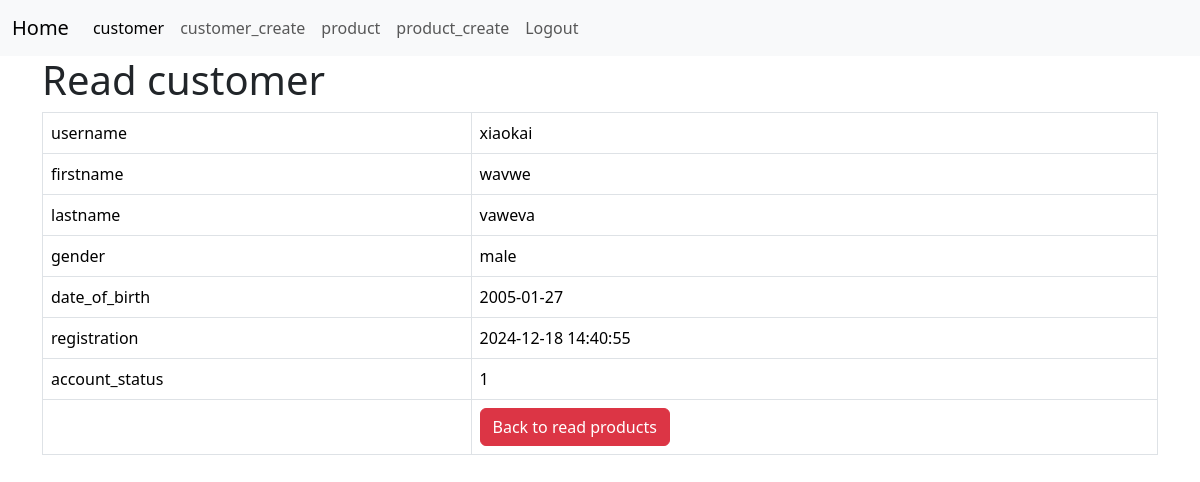
The page /customer_details.php?id=2 (signed in) on the database as committed earlier.
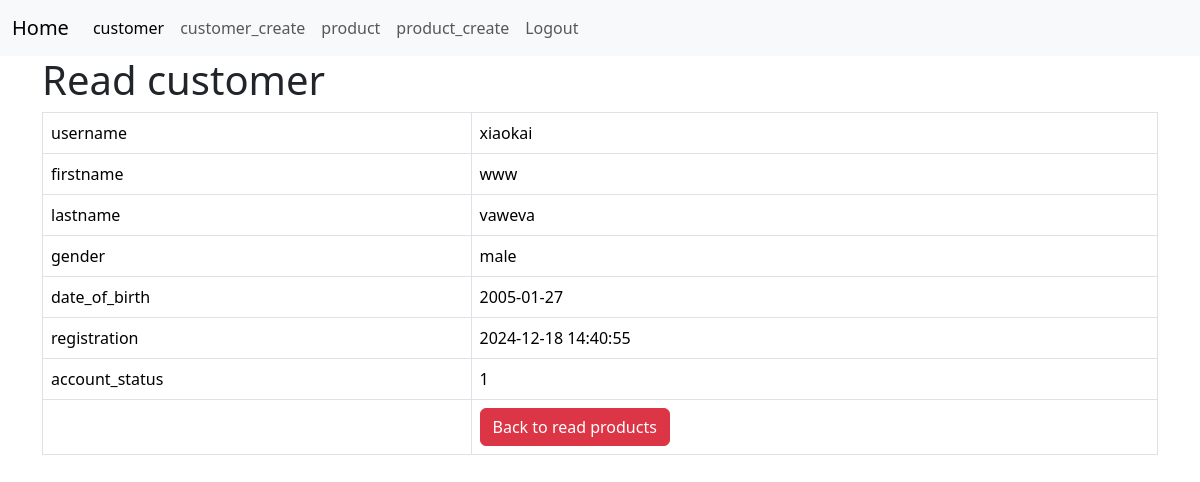
The same page on the database as committed later.
### tables this page shows
CREATE TABLE IF NOT EXISTS `customer` (
  `id` int NOT NULL AUTO_INCREMENT,
  `username` varchar(128) NOT NULL,
  `password` varchar(128) NOT NULL,
  `firstname` text NOT NULL,
  `lastname` text NOT NULL,
  `gender` text NOT NULL,
  `date_of_birth` date NOT NULL,
  `registration_date` datetime NOT NULL DEFAULT CURRENT_TIMESTAMP,
  `account_status` tinyint(1) NOT NULL,
  PRIMARY KEY (`id`)
);

### customer_details.php (the view, shortened to what this page needs)
<!DOCTYPE HTML>
<?php
include "menu.php";
?>
<html>
<head>
    <link href="https://cdn.jsdelivr.net/npm/bootstrap@5.3.3/dist/css/bootstrap.min.css" rel="stylesheet">
</head>
<body>
    <div class="container">
        <div class="page-header">
            <h1>Read customer</h1>
        </div>
        <?php
        $id = isset($_GET['id']) ? $_GET['id'] : die('ERROR: Record ID not found.');
        include 'config/database.php';
        try {
            $query = "SELECT id, username, firstname, lastname,gender,date_of_birth, registration_date ,account_status FROM customer WHERE id = ? LIMIT 0,1";
            $stmt = $con->prepare($query);
            $stmt->bindParam(1, $id);
            $stmt->execute();
            $row = $stmt->fetch(PDO::FETCH_ASSOC);
            $name = $row['username'];
            $firstname = $row['firstname'];
            $lastname = $row['lastname'];
            $gender = $row['gender'];
            $date_of_birth = $row['date_of_birth'];
            $registration = $row['registration_date'];
            $account_status = $row['account_status'];
        }
        catch (PDOException $exception) {
            die('ERROR: ' . $exception->getMessage());
        }
        ?>
        <table class='table table-hover table-responsive table-bordered'>
            <tr>
                <td>username</td>
                <td><?php echo $name;  ?></td>
            </tr>
            <tr>
                <td>firstname</td>
                <td><?php echo $firstname;  ?></td>
            </tr>
            <tr>
                <td>lastname</td>
                <td><?php echo $lastname;  ?></td>
            </tr>
            <tr>
                <td>gender</td>
                <td><?php echo $gender;  ?></td>
            </tr>
            <tr>
                <td>date_of_birth</td>
                <td><?php echo $date_of_birth;  ?></td>
            </tr>
            <tr>
                <td>registration</td>
                <td><?php echo $registration;  ?></td>
            </tr>
            <tr>
                <td>account_status</td>
                <td><?php echo $account_status;  ?></td>
            </tr>
            <tr>
                <td></td>
                <td>
                    <a href='customer_listing.php' class='btn btn-danger'>Back to read products</a>
                </td>
            </tr>
        </table>
    </div>
</body>
</html>

Rows that differ between the two databases and show on the page:
changed customer "xiaokai": firstname "wavwe" → "www"
